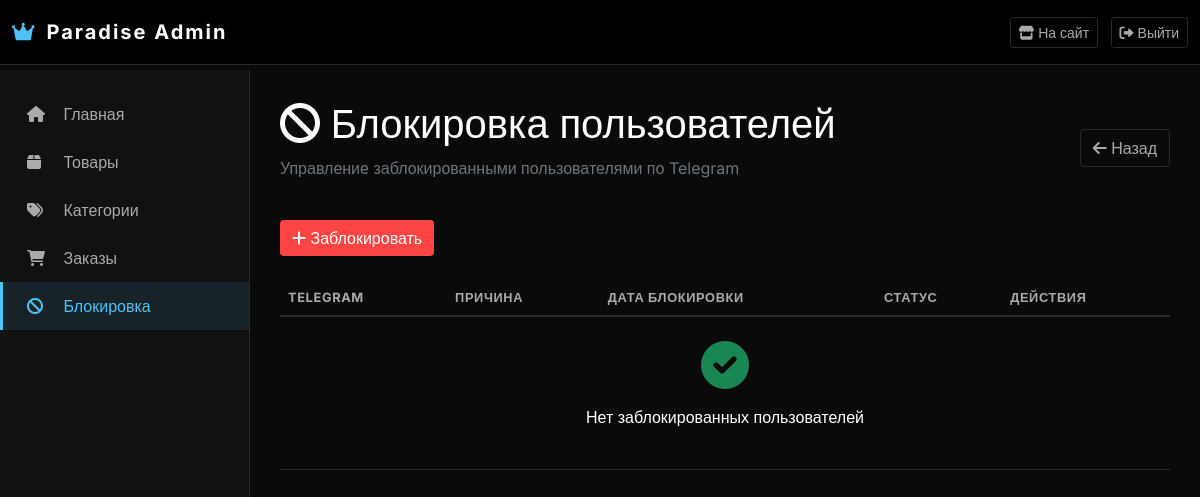
/dashboard/blocked/ (signed in), run on an earlier commit of the app's database.
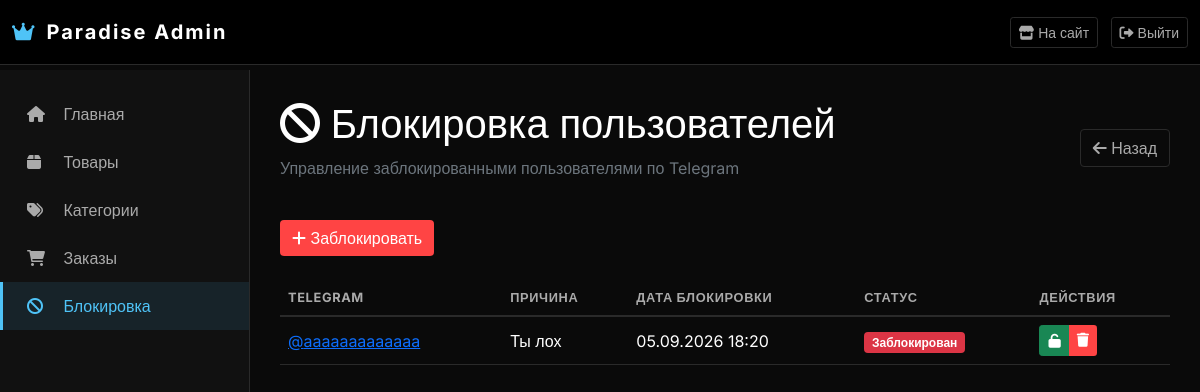
And on a later commit of the database.
### paradise/catalog/models.py (models this page shows, shortened)
class BlockedUser(models.Model):
    telegram = models.CharField('Telegram-ник', max_length=100, unique=True)
    reason = models.TextField('Причина блокировки', blank=True)
    blocked_at = models.DateTimeField('Дата блокировки', auto_now_add=True)
    is_active = models.BooleanField('Активна', default=True)  # можно временно отключить
    class Meta:
        verbose_name = 'Заблокированный пользователь'
        verbose_name_plural = 'Заблокированные пользователи'
        ordering = ['-blocked_at']

### paradise/dashboard/views.py (the view)
# urls.py: path('blocked/', views.blocked_users_list, name='blocked_users'),
@login_required(login_url='dashboard:login')
@user_passes_test(is_admin, login_url='dashboard:login')
def blocked_users_list(request):
    blocked_users = BlockedUser.objects.all().order_by('-blocked_at')
    return render(request, 'dashboard/blocked_users.html', {
        'blocked_users': blocked_users,
        'title': 'Блокировка пользователей'
    })

### paradise/cart/context_processors.py (called while the page is built)
def cart(request):
    session_key = request.session.session_key
    if not session_key:
        request.session.create()
        session_key = request.session.session_key
    cart_items = CartItem.objects.filter(session_key=session_key)
    total_items = sum(item.quantity for item in cart_items)
    total_price = sum(item.get_total_price() for item in cart_items)
    return {
        'cart_items': cart_items,
        'cart_total_items': total_items,
        'cart_total_price': total_price,
    }

### paradise/catalog/context_processors.py (called while the page is built)
def categories(request):
    return {
        'categories': Category.objects.filter(is_active=True)
    }

### paradise/dashboard/views.py (called while the page is built)
def is_admin(user):
    return user.is_staff or user.is_superuser

### paradise/dashboard/templates/dashboard/blocked_users.html (shortened to what this page needs)
{% extends 'dashboard/base.html' %}
{% block content %}
<div class="d-flex justify-content-between align-items-center mb-4">
    <div>
        <h1><i class="fas fa-ban"></i> Блокировка пользователей</h1>
        <p class="text-muted">Управление заблокированными пользователями по Telegram</p>
    </div>
    <a href="{% url 'dashboard:index' %}" class="btn btn-outline-light">
        <i class="fas fa-arrow-left"></i> Назад
    </a>
</div>
<div class="mb-4">
    <a href="{% url 'dashboard:blocked_user_create' %}" class="btn btn-danger">
        <i class="fas fa-plus"></i> Заблокировать
    </a>
</div>
<div class="table-responsive">
    <table class="table table-hover">
        <thead>
            <tr>
                <th>Telegram</th>
                <th>Причина</th>
                <th>Дата блокировки</th>
                <th>Статус</th>
                <th>Действия</th>
            </tr>
        </thead>
        <tbody>
            {% for user in blocked_users %}
            <tr>
                <td>
                    <a href="https://t.me/{{ user.telegram }}" target="_blank">
                        @{{ user.telegram }}
                    </a>
                </td>
                <td>{{ user.reason|default:"Не указана" }}</td>
                <td>{{ user.blocked_at|date:"d.m.Y H:i" }}</td>
                <td>
                    {% if user.is_active %}
                        <span class="badge bg-danger">Заблокирован</span>
                    {% else %}
                        <span class="badge bg-success">Разблокирован</span>
                    {% endif %}
                </td>
                <td>
                    <div class="btn-group btn-group-sm">
                        {% if user.is_active %}
                        <a href="{% url 'dashboard:blocked_user_unblock' user.id %}"
                           class="btn btn-success" title="Разблокировать">
                            <i class="fas fa-unlock"></i>
                        </a>
                        {% endif %}
                        <a href="{% url 'dashboard:blocked_user_delete' user.id %}"
                           class="btn btn-danger" title="Удалить запись"
                           onclick="return confirm('Удалить запись о блокировке?')">
                            <i class="fas fa-trash"></i>
                        </a>
                    </div>
                </td>
            </tr>
            {% empty %}
            <tr>
                <td colspan="5" class="text-center py-4">
                    <i class="fas fa-check-circle fa-3x text-success"></i>
                    <p class="mt-3">Нет заблокированных пользователей</p>
                </td>
            </tr>
            {% endfor %}
        </tbody>
    </table>
</div>
{% endblock %}

What changed in the data, as far as the page shows it:
added BlockedUser: telegram "aaaaaaaaaaaaa", reason "Ты лох", blocked_at "05.09.2026 18:20", is_active "Заблокирован"
Also different on the page:
text no longer shown: "Нет заблокированных пользователей"
